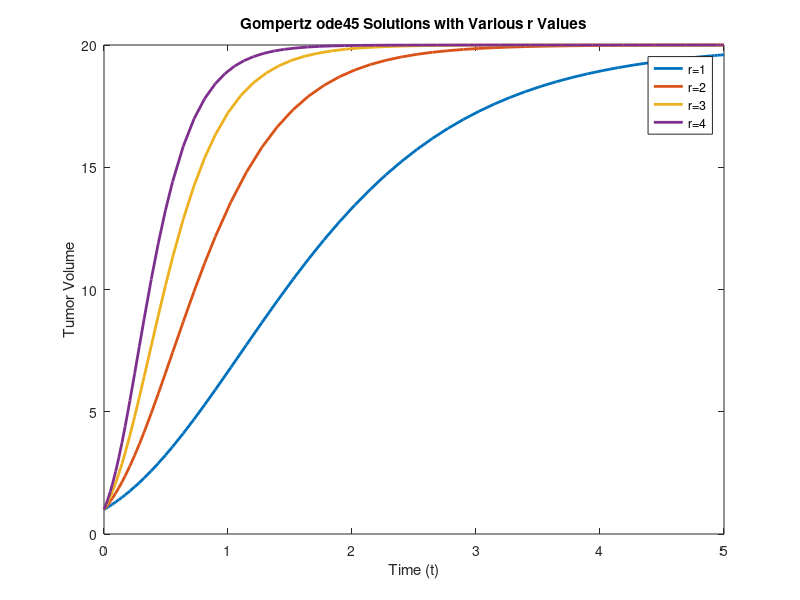

Recreate this plot in MATLAB.
figure(1);
% chosen values for r and k
r1 = 1;
r2 = 2;
r3 = 3;
r4 = 4;
k = 20;
% gompertz equation plotted with r=1 and k=3
f = @(t,y) r1*y.*log(k./y);
[tsol, ysol] = ode45(f, [0,5], 1);
plot(tsol, ysol, "Linewidth", 2)

hold on;
% gompertz equation plotted with r=2 and k=3
f = @(t,y) r2*y.*log(k./y);
[tsol, ysol] = ode45(f, [0,5], 1);
plot(tsol, ysol, "Linewidth", 2)
% gompertz equation plotted with r=1 and k=4
f = @(t,y) r3*y.*log(k./y);
[tsol, ysol] = ode45(f, [0,5], 1);
plot(tsol, ysol, "Linewidth", 2)
% gompertz equation plotted with r=2 and k=4
f = @(t,y) r4*y.*log(k./y);
[tsol, ysol] = ode45(f, [0,5], 1);
plot(tsol, ysol, "Linewidth", 2);

% Legend
legend('r=1', 'r=2', 'r=3', 'r=4');
title("Gompertz ode45 Solutions with Various r Values");
xlabel("Time (t)"); ylabel("Tumor Volume");